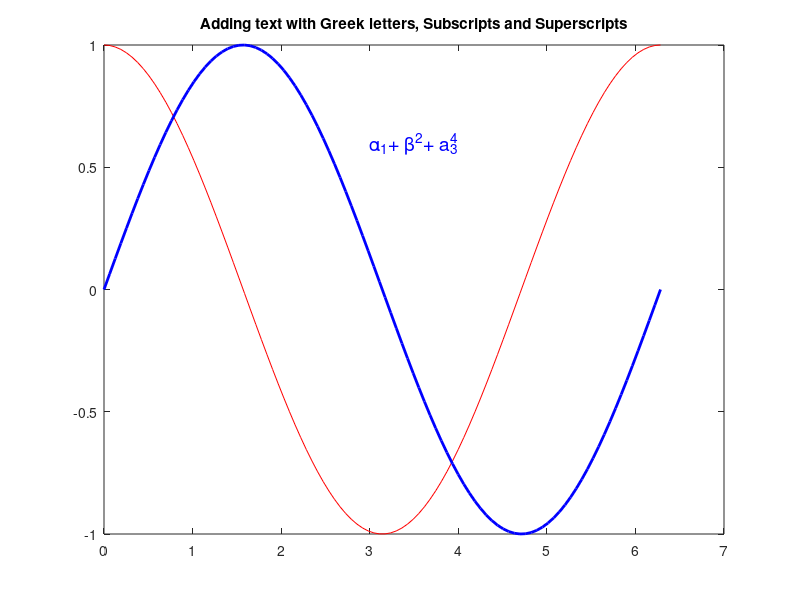

Reproduce this figure in MATLAB.
x = linspace(0,2*pi);
y1 = cos(x)
y2 = sin(x)
plot(x, y1, 'r', x, y2 , 'b' ,'linewidth',2)
text(3, .6,'\alpha_1+ \beta^2+ a_3^4', 'fontsize',14,'color','b');

title('Adding text with Greek letters, Subscripts and Superscripts')
